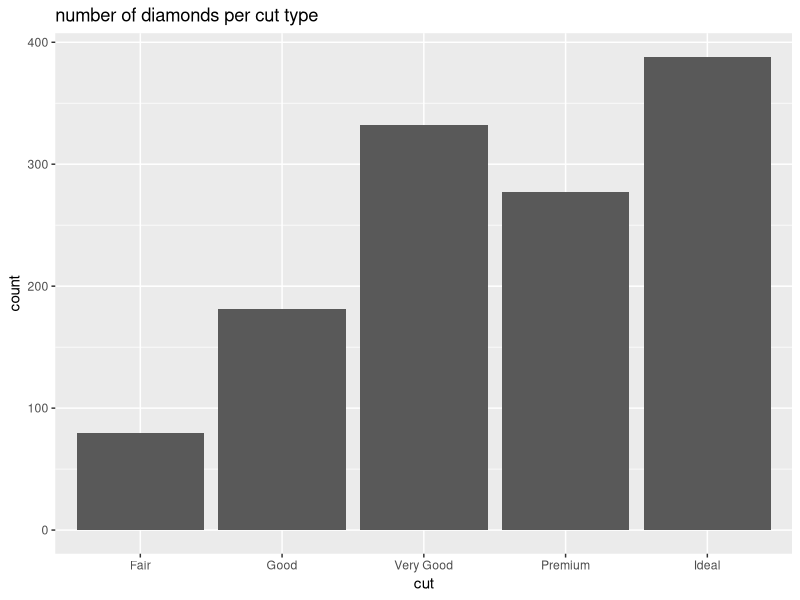
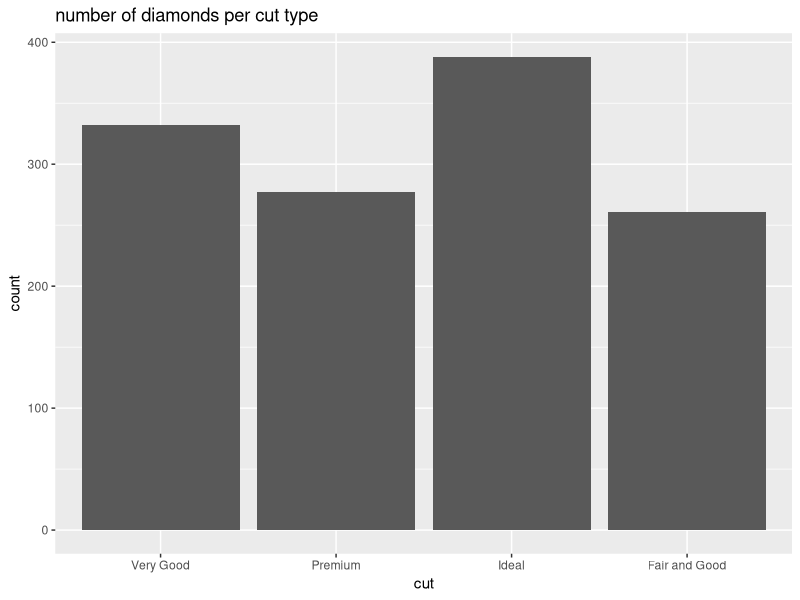
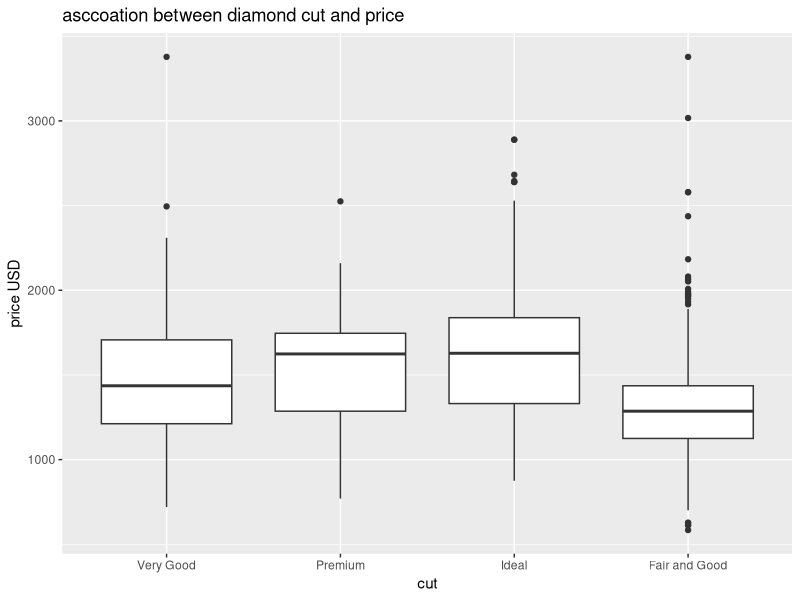

Write R code to recreate these figures, in order.
## ---- chunk 1
knitr::opts_chunk$set(echo = TRUE)
## ---- chunk 2
library(tidyverse)
library(knitr)
library(broom)
## ---- chunk 3
data <- diamonds
glimpse(diamonds)
## ---- chunk 4
d_sub <- subset(data,  carat == .5)
## ---- chunk 5
ggplot(data = d_sub, aes(x=cut)) +
         geom_bar() + labs(title = "number of diamonds per cut type")

## ---- chunk 6
combine <- d_sub %>% 
  mutate(cut = fct_lump(cut, n = 3, other_level = "Fair and Good")) 

## ---- chunk 7
ggplot(data = combine, aes(x=cut)) +
         geom_bar() + labs(title = "number of diamonds per cut type")

## ---- chunk 8
ggplot(data = combine, aes(x=cut, y = price)) + geom_boxplot() + labs(title = "asccoation between diamond cut and price ", y = "price USD")
## ---- chunk 9
vg <- combine %>% filter(cut == "Very Good")
p <- combine %>% filter(cut == "Premium")
i <- combine %>% filter(cut == "Ideal")
fg <- combine %>% filter(cut == "Fair and Good")



## ---- chunk 10
mean(vg$price)
sd(vg$price)
nrow(vg)

## ---- chunk 11
mean(p$price)
sd(p$price)
nrow(p)
## ---- chunk 12
mean(i$price)
sd(i$price)
nrow(i)
## ---- chunk 13
mean(fg$price)
sd(fg$price)
nrow(fg)
